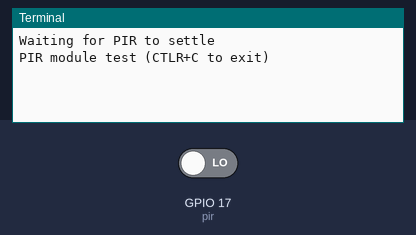
A program run on a simulated Raspberry Pi (BCM pin numbers). Parts: the last lines printed to the terminal. Inputs (shaded band) come from the test bench; at power-on: GPIO 17 (pir) LOW.

Above: at 1.2 s.
1.3 s: GPIO 17 (pir) driven HIGH
At 2.1 s:
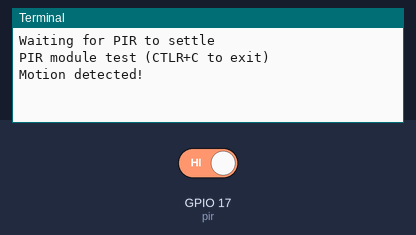
2.8 s: GPIO 17 (pir) driven LOW
At 3.3 s:
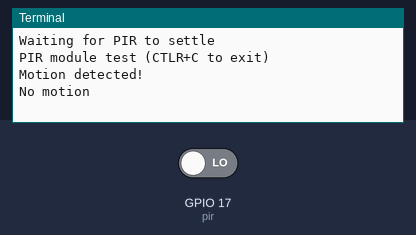

Measured:
- after the input at 1.3 s, the terminal: prints a new line at once (image 1)
- after the input at 2.8 s, the terminal: prints a new line at once (image 2)

The program:

movement.py
```python
from gpiozero import MotionSensor
from gpiozero.pins.pigpio import PiGPIOFactory
from time import sleep

factory = PiGPIOFactory(host='192.168.0.221')
pir = MotionSensor(17, pin_factory=factory)

try:
    print("Waiting for PIR to settle")
    # pir.wait_for_no_motion()

    print("PIR module test (CTLR+C to exit)")

    state = False
    movement = False
    while True:
        state = pir.motion_detected

        if state is True and movement is False:
            print("Motion detected!")
            movement = True
        elif state is False and movement is True:
            print("No motion")
            movement = False

        sleep(0.01)
except KeyboardInterrupt:
    print("Quiting...")
```
